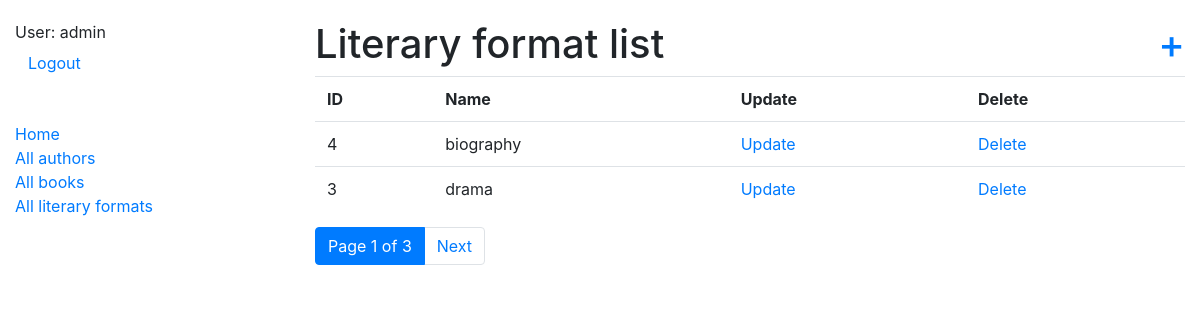
Page /catalog/literary-formats/ (signed in) on the earlier database version.
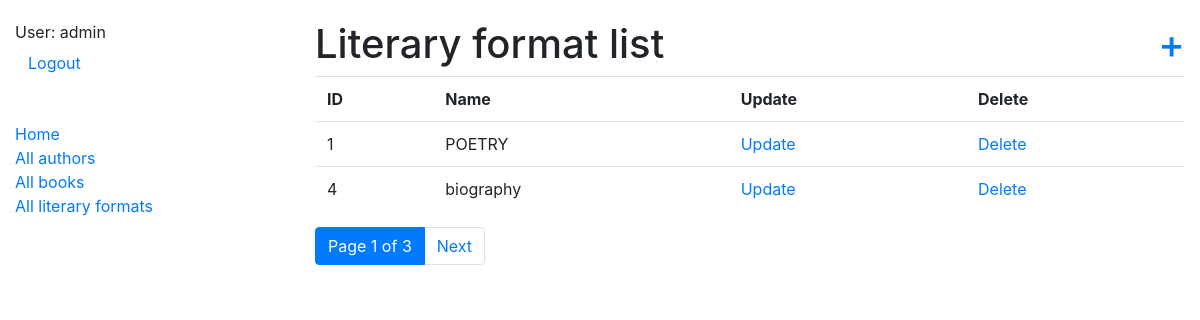
Same page on the later database version.
### catalog/models.py (models this page shows, shortened)
class LiteraryFormat(models.Model):
    name = models.CharField(max_length=255)
    class Meta:
        ordering = ('name',)

### catalog/views.py (the view)
# urls.py: path("literary-formats/", LiteraryFormatView.as_view(), name="literary-format-list"),
class LiteraryFormatView(LoginRequiredMixin, generic.ListView):
    model = LiteraryFormat
    template_name = "catalog/literary_format_list.html"
    context_object_name = "literary_format_list"
    queryset = LiteraryFormat.objects.all()
    paginate_by = 2

### templates/catalog/literary_format_list.html
{% extends "base.html" %}
{% block content %}
  <h1>Literary format list <a style="float: right" href="{% url "catalog:literary-format-create" %}">+</a></h1>
  {% if literary_format_list %}
    <table class="table">
      <tr>
        <th>ID</th>
        <th>Name</th>
        <th>Update</th>
        <th>Delete</th>
      </tr>
      {% for literary_format in literary_format_list %}
        <tr>
          <td>{{ literary_format.pk }}</td>
          <td>{{ literary_format.name }}</td>
          <td>
            <a href="{% url "catalog:literary-format-update" pk=literary_format.pk %}">Update</a>
          </td>
          <td>
            <a href="{% url "catalog:literary-format-delete" pk=literary_format.pk %}">Delete</a>
          </td>
        </tr>
      {% endfor %}
    </table>
  {% else %}
    <p>There are no Literary formats in Library</p>
  {% endif %}
{% endblock %}

Differences in the rows shown:
no longer on this page (row unchanged): LiteraryFormat: pk "3", name "drama"
now on this page (row edited): LiteraryFormat: pk "1", name "POETRY"
